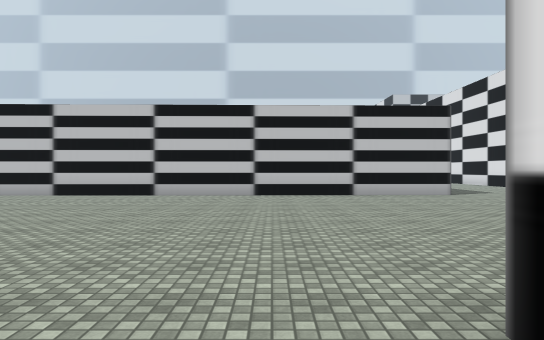
view 1 (above)

24 first-person views from a walk through a Unity game level. The camera is 1.4 m above the floor, looks level and sees 70° across. The floor is counted in squares, 2 m on a side. Each view is taken from the middle of a square. On the plan, view 1 faces up. The plan holds only what a view shows up to about 11 squares ahead; the rest is blank. The place goes on beyond the plan. Some animated figures are left out. Some surface patterns are stand-ins.

view 2
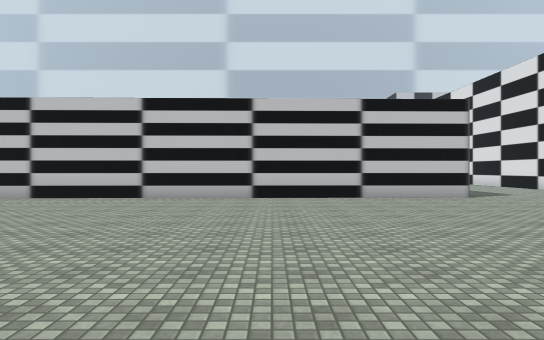

view 3
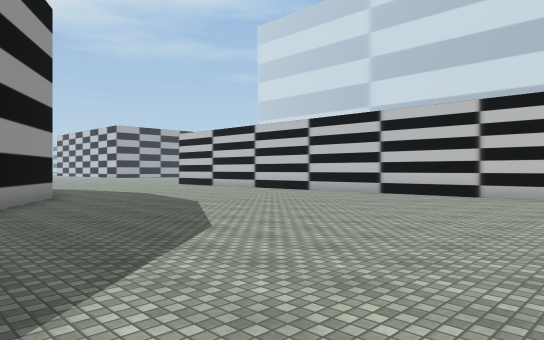

view 4
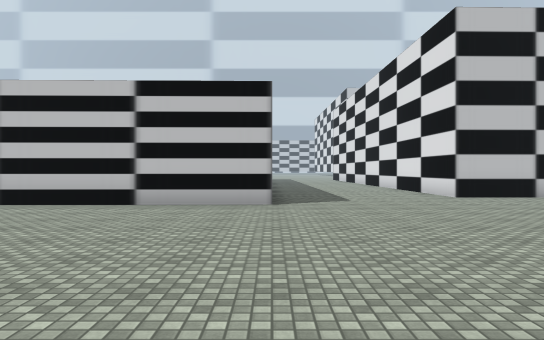

view 5
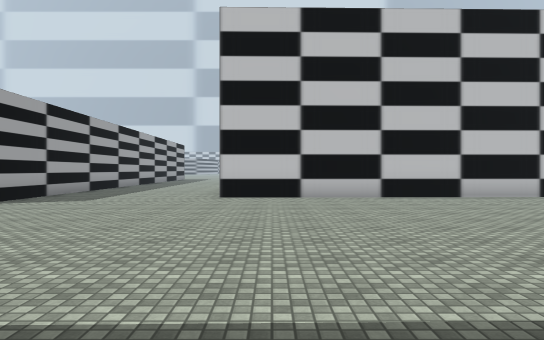

view 6
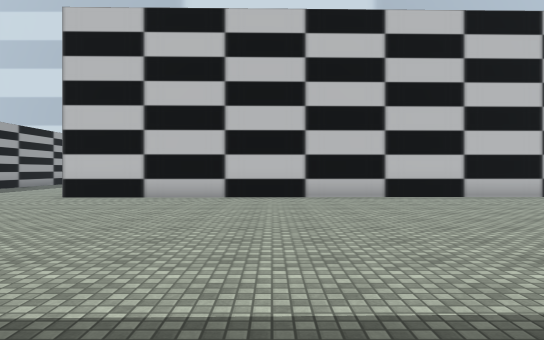

view 7
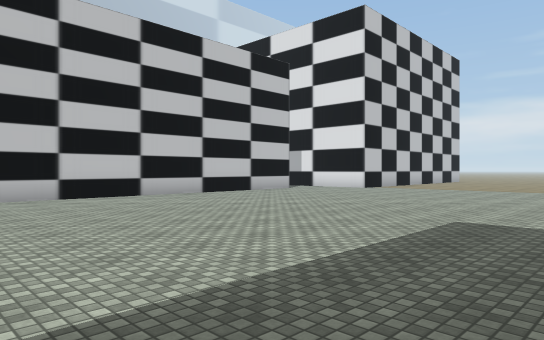

view 8
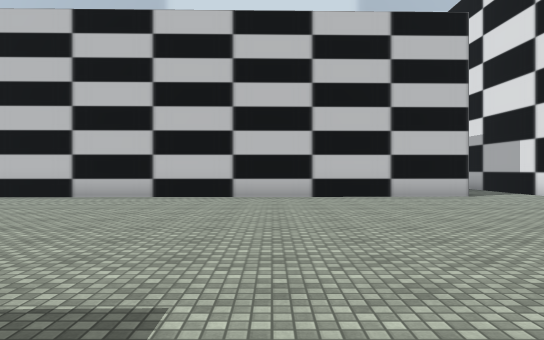

view 9
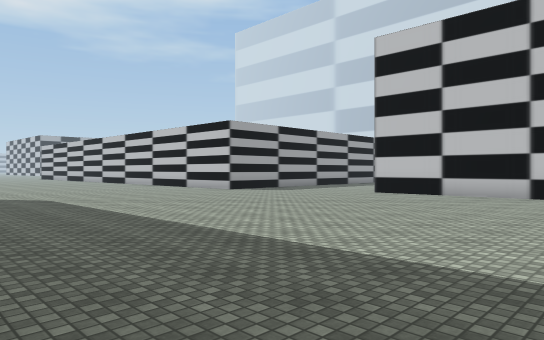

view 10
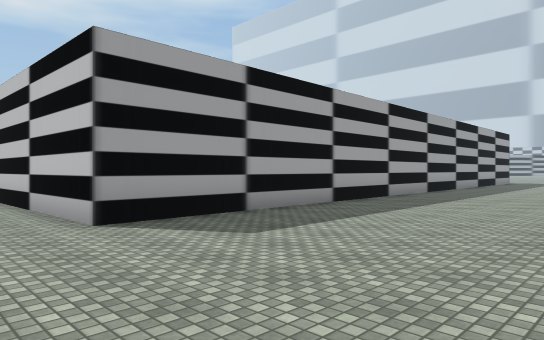

view 11
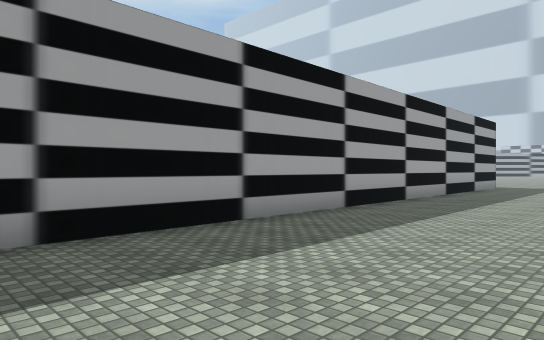

view 12
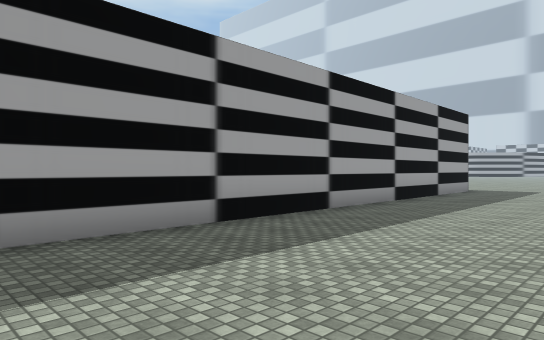

view 13
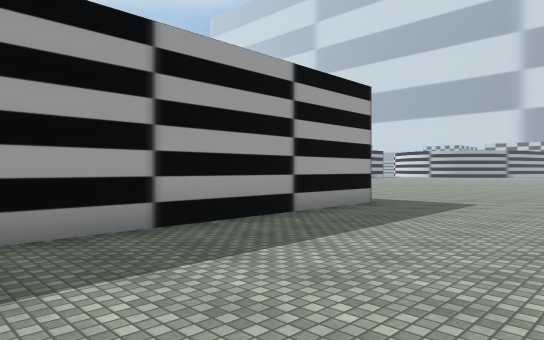

view 14
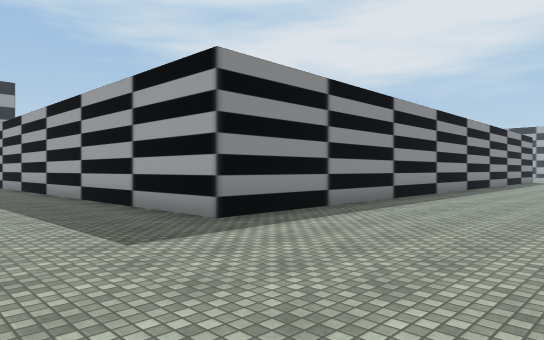

view 15
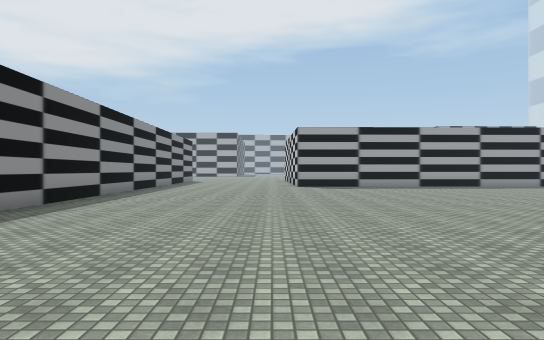

view 16
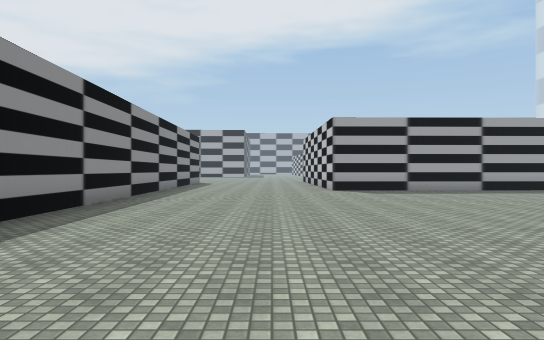

view 17
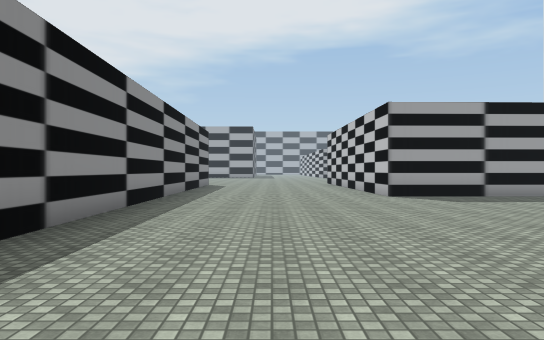

view 18
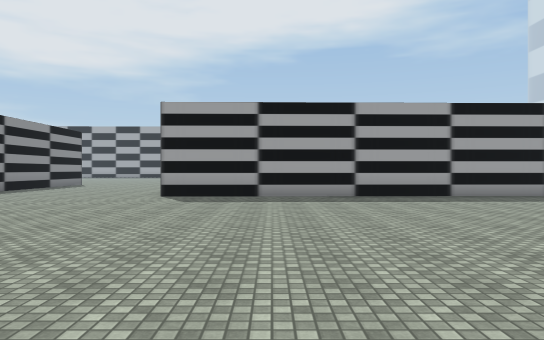

view 19
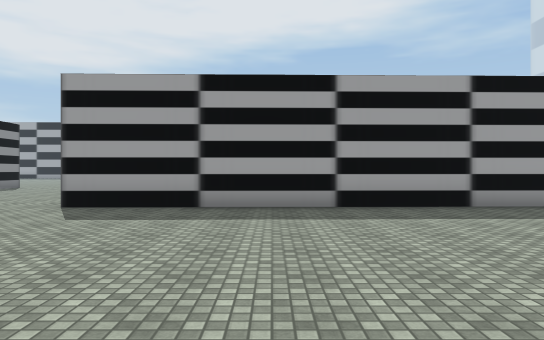

view 20
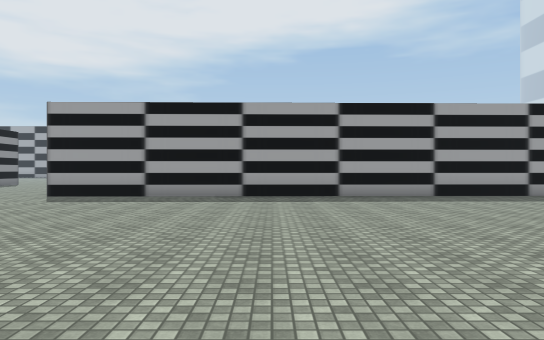

view 21
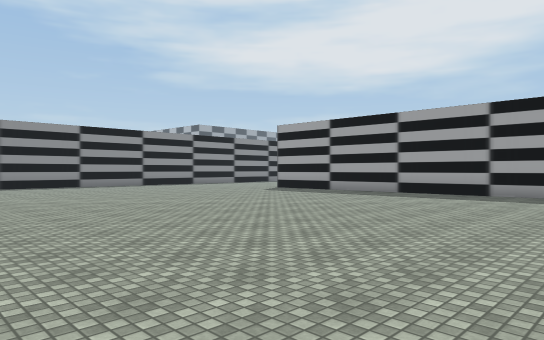

view 22
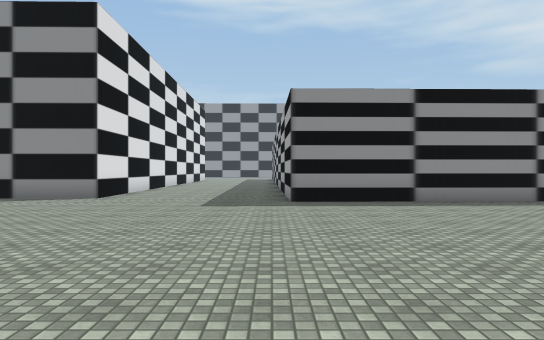

view 23
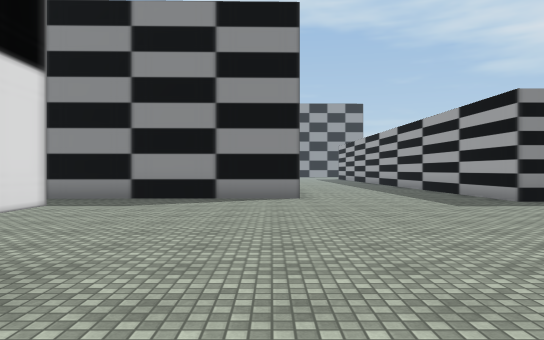

view 24
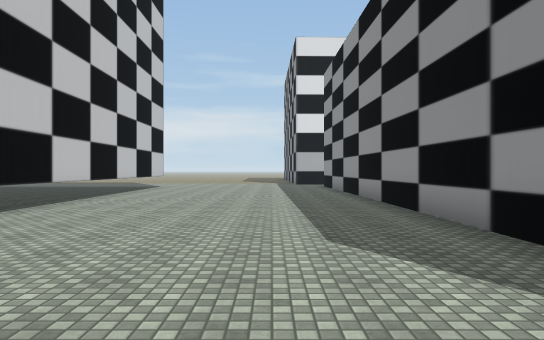

### Floor plan
Points are (right, up) in squares from view 1. A wall is a line through its corners. A room is listed if a view was taken in it or the views show most of it. See-through windows are left out.
Room 1 (views 1, 2, 3, 4, 5, 6, 7, 8, 9, 10)
walls: (5, 10.8) (-7.5, 10.6); (-10.5, 2.8) (-8.3, 1.5); (25.6, 13.2) (9.7, 12.9)
ways out: opening at (7.5, 12.2) to room 2
Room 2 (views 11, 12, 13, 14, 15, 16, 17, 18, 19, 20, 21, 22, 23, 24)
walls: (11.6, 37.2) (11.6, 37.8); (9.3, 28.9) (9.3, 30.4) (20, 30.6); (20, 37.4) (15.1, 37.3); (-10, 31.2) (4.6, 31.5) (5, 10.8); (-9.5, 48.5) (-9.2, 37.1) (-10, 37.1); (9.7, 12.9) (9.6, 14)
ways out: opening at (7.5, 12.2) to room 1

Where each view was taken, in squares from view 1:
view 1: 0 up, 0 right, facing up
view 2: 1 up, 0 right, facing up
view 3: 0 up, 0 right, facing up-left
view 4: 3 up, 5 right, facing up
view 5: 3 up, 11 right, facing up
view 6: 3 up, 15 right, facing up
view 7: 3 up, 15 right, facing up-right
view 8: 3 up, 21 right, facing up
view 9: 2 up, 16 right, facing up-left
view 10: 9 up, 10 right, facing up-left
view 11: 15 up, 9 right, facing up-left
view 12: 18 up, 9 right, facing up-left
view 13: 24 up, 9 right, facing up-left
view 14: 36 up, 8 right, facing down-left
view 15: 36 up, 7 right, facing left
view 16: 35 up, 4 right, facing left
view 17: 34 up, 1 right, facing left
view 18: 40 up, 1 right, facing left
view 19: 41 up, 2 left, facing left
view 20: 43 up, 1 right, facing left
view 21: 48 up, 2 right, facing down-left
view 22: 40 up, 5 right, facing down
view 23: 40 up, 10 right, facing down
view 24: 33 up, 9 right, facing right
